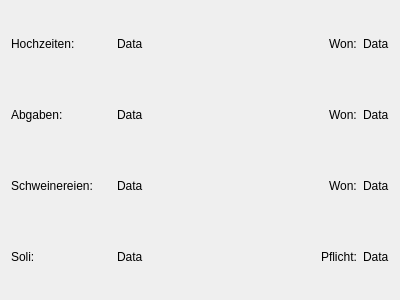
<?xml version="1.0" encoding="UTF-8"?>
<ui version="4.0">
 <class>DokoPlayerStatsSpecialStats</class>
 <widget class="QWidget" name="DokoPlayerStatsSpecialStats">
  <property name="geometry">
   <rect>
    <x>0</x>
    <y>0</y>
    <width>400</width>
    <height>300</height>
   </rect>
  </property>
  <property name="windowTitle">
   <string>Form</string>
  </property>
  <layout class="QHBoxLayout" name="horizontalLayout">
   <item>
    <layout class="QVBoxLayout" name="verticalLayout_4">
     <item>
      <layout class="QHBoxLayout" name="horizontalLayout_2">
       <item>
        <widget class="QLabel" name="labelHochzeitenHeader">
         <property name="minimumSize">
          <size>
           <width>100</width>
           <height>0</height>
          </size>
         </property>
         <property name="text">
          <string>Hochzeiten:</string>
         </property>
        </widget>
       </item>
       <item>
        <widget class="QLabel" name="labelHochzeiten">
         <property name="text">
          <string>Data</string>
         </property>
        </widget>
       </item>
       <item>
        <spacer name="horizontalSpacer">
         <property name="orientation">
          <enum>Qt::Horizontal</enum>
         </property>
         <property name="sizeHint" stdset="0">
          <size>
           <width>40</width>
           <height>20</height>
          </size>
         </property>
        </spacer>
       </item>
       <item>
        <widget class="QLabel" name="labelHochzeitenWonHeader">
         <property name="text">
          <string>Won:</string>
         </property>
        </widget>
       </item>
       <item>
        <widget class="QLabel" name="labelHochzeitenWon">
         <property name="text">
          <string>Data</string>
         </property>
        </widget>
       </item>
      </layout>
     </item>
     <item>
      <layout class="QHBoxLayout" name="horizontalLayout_3">
       <item>
        <widget class="QLabel" name="labelAbgabenHeader">
         <property name="minimumSize">
          <size>
           <width>100</width>
           <height>0</height>
          </size>
         </property>
         <property name="text">
          <string>Abgaben:</string>
         </property>
        </widget>
       </item>
       <item>
        <widget class="QLabel" name="labelAbgaben">
         <property name="text">
          <string>Data</string>
         </property>
        </widget>
       </item>
       <item>
        <spacer name="horizontalSpacer_2">
         <property name="orientation">
          <enum>Qt::Horizontal</enum>
         </property>
         <property name="sizeHint" stdset="0">
          <size>
           <width>40</width>
           <height>20</height>
          </size>
         </property>
        </spacer>
       </item>
       <item>
        <widget class="QLabel" name="labelAbgabenWonHeader">
         <property name="text">
          <string>Won:</string>
         </property>
        </widget>
       </item>
       <item>
        <widget class="QLabel" name="labelAbgabenWon">
         <property name="text">
          <string>Data</string>
         </property>
        </widget>
       </item>
      </layout>
     </item>
     <item>
      <layout class="QHBoxLayout" name="horizontalLayout_4">
       <item>
        <widget class="QLabel" name="labelSchweinereienHeader">
         <property name="minimumSize">
          <size>
           <width>100</width>
           <height>0</height>
          </size>
         </property>
         <property name="text">
          <string>Schweinereien:</string>
         </property>
        </widget>
       </item>
       <item>
        <widget class="QLabel" name="labelSchweinereien">
         <property name="text">
          <string>Data</string>
         </property>
        </widget>
       </item>
       <item>
        <spacer name="horizontalSpacer_3">
         <property name="orientation">
          <enum>Qt::Horizontal</enum>
         </property>
         <property name="sizeHint" stdset="0">
          <size>
           <width>40</width>
           <height>20</height>
          </size>
         </property>
        </spacer>
       </item>
       <item>
        <widget class="QLabel" name="labelSchweinereienWonHeader">
         <property name="text">
          <string>Won:</string>
         </property>
        </widget>
       </item>
       <item>
        <widget class="QLabel" name="labelSchweinereienWon">
         <property name="text">
          <string>Data</string>
         </property>
        </widget>
       </item>
      </layout>
     </item>
     <item>
      <layout class="QHBoxLayout" name="horizontalLayout_6">
       <item>
        <widget class="QLabel" name="labelSoliHeader">
         <property name="minimumSize">
          <size>
           <width>100</width>
           <height>0</height>
          </size>
         </property>
         <property name="text">
          <string>Soli:</string>
         </property>
        </widget>
       </item>
       <item>
        <widget class="QLabel" name="labelSoli">
         <property name="text">
          <string>Data</string>
         </property>
        </widget>
       </item>
       <item>
        <spacer name="horizontalSpacer_6">
         <property name="orientation">
          <enum>Qt::Horizontal</enum>
         </property>
         <property name="sizeHint" stdset="0">
          <size>
           <width>40</width>
           <height>20</height>
          </size>
         </property>
        </spacer>
       </item>
       <item>
        <widget class="QLabel" name="labelSoloPflichtHeader">
         <property name="text">
          <string>Pflicht:</string>
         </property>
        </widget>
       </item>
       <item>
        <widget class="QLabel" name="labelSoloPflicht">
         <property name="text">
          <string>Data</string>
         </property>
        </widget>
       </item>
      </layout>
     </item>
    </layout>
   </item>
  </layout>
 </widget>
 <resources/>
 <connections/>
</ui>
